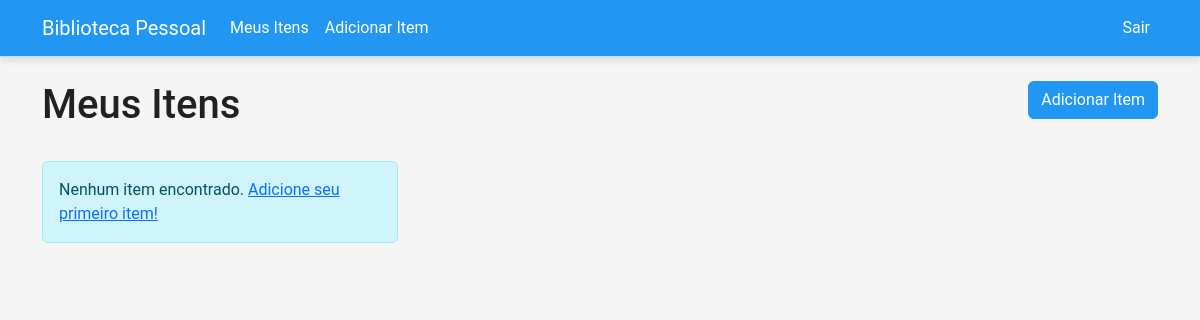
Page /itens (signed in) on the earlier database version.
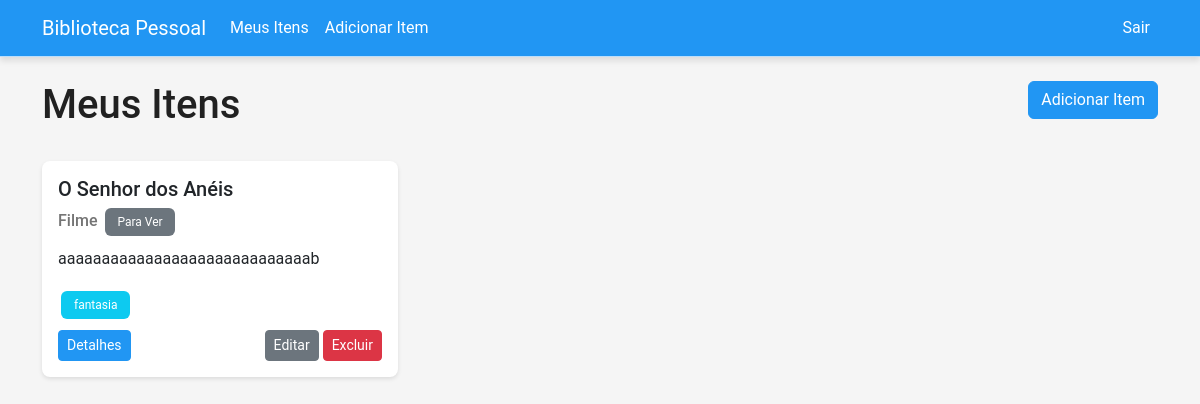
Same page on the later database version.
### models.py (models this page shows)
class Item(Base):
    __tablename__ = "itens"
    id = Column(Integer, primary_key=True, index=True)
    titulo = Column(String, index=True)
    tipo = Column(SQLEnum(TipoItem))
    status = Column(SQLEnum(StatusItem))
    descricao = Column(String, nullable=True)
    avaliacao = Column(Integer, nullable=True)
    tags = Column(String)
    favorito = Column(Boolean, default=False)
    criado_em = Column(DateTime, default=datetime.utcnow)
    id_dono = Column(Integer, ForeignKey("usuarios.id"))
    dono = relationship("Usuario", back_populates="itens")

### main.py (the view)
@app.get("/itens", response_class=HTMLResponse)
async def pagina_itens(
    request: Request,
    db: Session = Depends(get_db),
    usuario_atual: str = Depends(get_current_user),
):
    usuario = db.query(Usuario).filter(Usuario.email == usuario_atual).first()
    if not usuario:
        raise HTTPException(status_code=401, detail="Usuário não encontrado")
    itens = db.query(Item).filter(Item.id_dono == usuario.id).all()
    for item in itens:
        item.tags = [tag.strip() for tag in item.tags.split(",")] if item.tags else []
    return templates.TemplateResponse(
        "listar_itens.html", {"request": request, "itens": itens, "usuario_atual": usuario_atual}
    )

### templates/listar_itens.html (shortened to what this page needs)
{% extends "base.html" %}  {% block content %}
<div class="row mb-4">
  <div class="col">
    <h1>Meus Itens</h1>
  </div>
  <div class="col-auto">
    <a href="/itens/criar" class="btn btn-primary">Adicionar Item</a>
  </div>
</div>
<div class="row row-cols-1 row-cols-md-3 g-4">
  {% for item in itens %}
  <div class="col">
    <div class="card h-100">
      <div class="card-body">
        <div class="d-flex justify-content-between align-items-start">
          <h5 class="card-title">{{ item.titulo }}</h5>
        </div>
        <h6 class="card-subtitle mb-2 text-muted">
          {{ item.tipo | title }} {% if item.status == "para_ler" %}
          <span class="badge bg-secondary"
            >Para {{ "Ler" if item.tipo == "livro" else "Ver" }}</span
          >
          {% elif item.status == "lendo" %}
          <span class="badge bg-primary"
            >{{ "Lendo" if item.tipo == "livro" else "Assistindo" }}</span
          >
          {% else %}
          <span class="badge bg-success">Completado</span>
          {% endif %}
        </h6>
        <p class="card-text">{{ item.descricao }}</p>
        {% if item.tags %}
        <div class="mb-2">
          {% for tag in item.tags %}
          <span class="badge bg-info">{{ tag }}</span>
          {% endfor %}
        </div>
        {% endif %}
        <div class="d-flex justify-content-between">
          <a href="/itens/{{ item.id }}" class="btn btn-sm btn-primary"
            >Detalhes</a
          >
          <div>
            <a
              href="/itens/{{ item.id }}/editar"
              class="btn btn-sm btn-secondary"
              >Editar</a
            >
            <button type="button" class="btn btn-sm btn-danger" data-id="{{ item.id }}" data-title="{{ item.titulo }}" onclick="showDeleteModal(this)">
              Excluir
            </button>
          </div>
        </div>
      </div>
    </div>
  </div>
  {% else %}
  <div class="col-12">
    <div class="alert alert-info">
      Nenhum item encontrado.
      <a href="/itens/criar">Adicione seu primeiro item!</a>
    </div>
  </div>
  {% endfor %}
</div>
{% endblock %}

### templates/base.html (shortened to what this page needs)
<!DOCTYPE html>
<html lang="pt-BR">
<head>
    <link href="https://cdn.jsdelivr.net/npm/bootstrap@5.3.2/dist/css/bootstrap.min.css" rel="stylesheet">
    <link rel="stylesheet" href="{{ url_for('static', path='styles.css') }}">
</head>
<body>
    <nav class="navbar navbar-expand-lg navbar-dark bg-dark mb-4">
        <div class="container">
            <a class="navbar-brand" href="/">Biblioteca Pessoal</a>
            <div class="collapse navbar-collapse" id="navbarNav">
                <ul class="navbar-nav">
                    <li class="nav-item">
                        <a class="nav-link" href="/itens">Meus Itens</a>
                    </li>
                    <li class="nav-item">
                        <a class="nav-link" href="/itens/criar">Adicionar Item</a>
                    </li>
                </ul>
                <ul class="navbar-nav ms-auto">
                    {% if usuario_atual %}
                    <li class="nav-item">
                        <span class="nav-link">{{ usuario_atual.nome_usuario }}</span>
                    </li>
                    <li class="nav-item">
                        <a class="nav-link" href="/logout">Sair</a>
                    </li>
                    {% endif %}
                </ul>
            </div>
        </div>
    </nav>
    <div class="container">
        {% block content %}{% endblock %}
    </div>
</body>
</html>

### static/styles.css (style rules this page uses)
:root { --cor-primaria: #2196F3; --cor-secundaria: #1976D2; --cor-terciaria: #BBDEFB; --cor-destaque: #FFFFFF; --cor-sucesso: #4CAF50; --cor-erro: #F44336; --cor-alerta: #FFC107; --cor-info: #2196F3; --cor-texto: #212121; --cor-texto-claro: #757575; --cor-fundo: #F5F5F5; --cor-borda: #E0E0E0; --sombra-suave: 0 2px 4px rgba(0,0,0,0.1); --sombra-media: 0 4px 6px rgba(0,0,0,0.1); --sombra-forte: 0 8px 16px rgba(0,0,0,0.1); }
body { background: var(--cor-fundo); color: var(--cor-texto); min-height: 100vh; font-family: 'Roboto', 'Arial', sans-serif; }
.navbar { background-color: var(--cor-primaria) !important; border-bottom: 1px solid var(--cor-terciaria); box-shadow: var(--sombra-media); }
.navbar-brand, .nav-link { color: var(--cor-destaque) !important; }
.card { border: none; border-radius: 8px; box-shadow: var(--sombra-suave); transition: box-shadow 0.3s ease; }
.btn-primary { background-color: var(--cor-primaria); border-color: var(--cor-primaria); }
.badge { margin: 0.2rem; padding: 0.5rem 0.8rem; font-weight: normal; }
.text-muted { color: var(--cor-texto-claro) !important; }

Differences in the rows shown:
added Item: titulo "O Senhor dos Anéis", tipo "Filme", tipo "Ver", descricao "aaaaaaaaaaaaaaaaaaaaaaaaaaaaab", tags "fantasia"
Other differences:
text no longer shown: "Nenhum item encontrado. Adicione seu primeiro item!"
